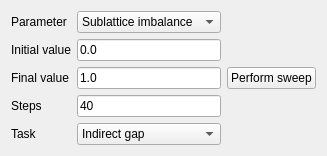
      <widget class="QWidget" name="tab_15">
       <attribute name="title">
        <string>Sweep</string>
       </attribute>
       <layout class="QHBoxLayout" name="horizontalLayout_2">
        <item>
         <layout class="QGridLayout" name="gridLayout_26">
          <item row="0" column="0">
           <widget class="QLabel" name="label_17">
            <property name="text">
             <string>Parameter</string>
            </property>
           </widget>
          </item>
          <item row="0" column="1">
           <widget class="QComboBox" name="sweep_parameter">
            <item>
             <property name="text">
              <string>Sublattice imbalance</string>
             </property>
            </item>
            <item>
             <property name="text">
              <string>Jx</string>
             </property>
            </item>
            <item>
             <property name="text">
              <string>Jy</string>
             </property>
            </item>
            <item>
             <property name="text">
              <string>Jx</string>
             </property>
            </item>
            <item>
             <property name="text">
              <string>Haldane</string>
             </property>
            </item>
            <item>
             <property name="text">
              <string>Kane-Mele</string>
             </property>
            </item>
            <item>
             <property name="text">
              <string>Antiferromagnetism</string>
             </property>
            </item>
            <item>
             <property name="text">
              <string>Fermi</string>
             </property>
            </item>
            <item>
             <property name="text">
              <string>s-wave pairing</string>
             </property>
            </item>
            <item>
             <property name="text">
              <string>Anti-Haldane</string>
             </property>
            </item>
           </widget>
          </item>
          <item row="4" column="1">
           <widget class="QComboBox" name="sweep_task">
            <item>
             <property name="text">
              <string>Indirect gap</string>
             </property>
            </item>
            <item>
             <property name="text">
              <string>DOS</string>
             </property>
            </item>
            <item>
             <property name="text">
              <string>Chern number</string>
             </property>
            </item>
            <item>
             <property name="text">
              <string>Eigenvalues</string>
             </property>
            </item>
           </widget>
          </item>
          <item row="4" column="0">
           <widget class="QLabel" name="label_18">
            <property name="text">
             <string>Task</string>
            </property>
           </widget>
          </item>
          <item row="1" column="0">
           <widget class="QLabel" name="label_36">
            <property name="text">
             <string>Initial value</string>
            </property>
           </widget>
          </item>
          <item row="2" column="1">
           <widget class="QLineEdit" name="sweep_final">
            <property name="text">
             <string>1.0</string>
            </property>
           </widget>
          </item>
          <item row="1" column="1">
           <widget class="QLineEdit" name="sweep_initial">
            <property name="text">
             <string>0.0</string>
            </property>
           </widget>
          </item>
          <item row="3" column="1">
           <widget class="QLineEdit" name="sweep_steps">
            <property name="text">
             <string>40</string>
            </property>
           </widget>
          </item>
          <item row="2" column="0">
           <widget class="QLabel" name="label_37">
            <property name="text">
             <string>Final value</string>
            </property>
           </widget>
          </item>
          <item row="3" column="0">
           <widget class="QLabel" name="label_38">
            <property name="text">
             <string>Steps</string>
            </property>
           </widget>
          </item>
         </layout>
        </item>
        <item>
         <widget class="QPushButton" name="compute_sweep">
          <property name="text">
           <string>Perform sweep</string>
          </property>
         </widget>
        </item>
       </layout>
      </widget>
